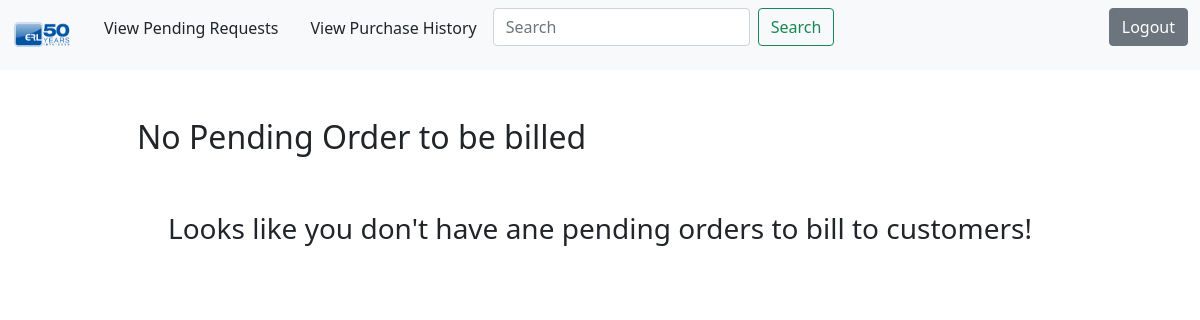
/billing/ (signed in), run on an earlier commit of the app's database.
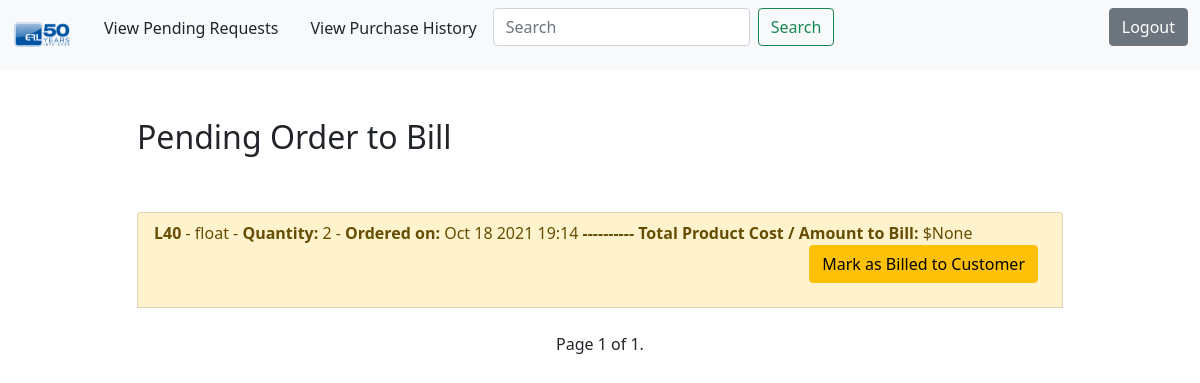
And on a later commit of the database.
### todo/models.py (models this page shows, shortened)
class Todos(models.Model):
    reqdate = models.DateTimeField(auto_now_add=True)
    qty = models.IntegerField()
    part = models.CharField(max_length=50)
    description = models.TextField( )
    duedate = models.DateField()
    vendor = models.CharField(max_length=50)
    refnum = models.CharField(max_length=25, )
    toapprove= models.BooleanField(default=False)
    tobill = models.BooleanField(default=False)
    datecompleted = models.DateTimeField(null=True, blank=True)
    rush = models.BooleanField(default=False)
    user = models.ForeignKey(User, on_delete=models.CASCADE)
    billed = models.BooleanField(default=False)
    approved = models.BooleanField(default=True)
    amount= models.DecimalField(blank=True, null=True, max_digits=8, decimal_places=2)

### todo/views.py (the view)
# urls.py: path('billing/', views.billingList, name ='billingList' ),
@login_required
@user_passes_test(email_check, login_url='/login/')
def billingList(request):
    todos = Todos.objects.filter(tobill =True, billed=False, datecompleted__isnull =False).order_by('duedate')
    paginator = Paginator(todos,4)
    page_number = request.GET.get('page')
    page_obj = paginator.get_page(page_number)
    return render(request, 'todo/billingList.html', {'page_obj': page_obj})

### todo/views.py (called while the page is built)
def email_check(user):
    return (user.email.startswith('megan') | user.email.startswith('andres'))

### todo/templates/todo/billingList.html (shortened to what this page needs)
{% extends "todo/base.html" %}
{% block content %}
    <div class="row justify-content-center mt-5">
        <div class="col-md-10">
            {% if page_obj %}
                 <h2>{{ page_obj.count }} Pending Order{{ page_obj.count|pluralize }} to Bill</h2>
            {% else %}
                           <h2>No Pending Order to be billed</h2>
            {% endif %}
        </div>
    </div>
    <div class="row justify-content-center mt-5">
        <div class="col-md-10">
        {% if page_obj %}
            <div class="list-group">
                {% for todo in page_obj %}
                    <a class="list-group-item list-group-item-action{% if todo.tobill %} list-group-item-warning{% endif %}"><b>{{todo.part}}</b>{% if todo.description %} -
                        {{ todo.description|truncatechars:30 }} {% endif %} -    <b>Quantity: </b>{{todo.qty}} -    <b>Ordered on: </b>{{todo.datecompleted|date:'M j Y H:i'}}
                        <b>            ---------- Total Product Cost / Amount to Bill: </b>${{todo.amount}}
                        <div class="d-grid gap-2 d-md-flex justify-content-md-end">
                            <form method = 'POST' action="{% url 'markbilled' todo.id %}">
                            <button type="submit" class="btn btn-warning me-md-2">Mark as Billed to Customer</button>
                            </form>
                        </div></a>
                        <br>
                {% endfor %}
            </div>
            <div class="pagination justify-content-center">
                <span class="step-links">
                    <span class="current">
                        Page {{ page_obj.number }} of {{ page_obj.paginator.num_pages }}.
                    </span>
                </span>
            </div>
        {% else %}
            <div class="text-center">
                <h3>Looks like you don't have ane pending orders to bill to customers! </h3>
            <br>
            </div>
        {% endif %}
        </div>
    </div>
{% endblock content %}

What changed in the data, as far as the page shows it:
added Todos: part "L40", description "float", qty "2", datecompleted "Oct 18 2021 19:14", amount "None"
Also different on the page:
{{ page_obj.number }}: (not shown) → "1"
{{ page_obj.paginator.num_pages }}: (not shown) → "1"
text no longer shown: "No Pending Order to be billed Looks like you don't have ane pending orders to bill to customers!"
text now shown: "Pending Order to Bill Page of ."
